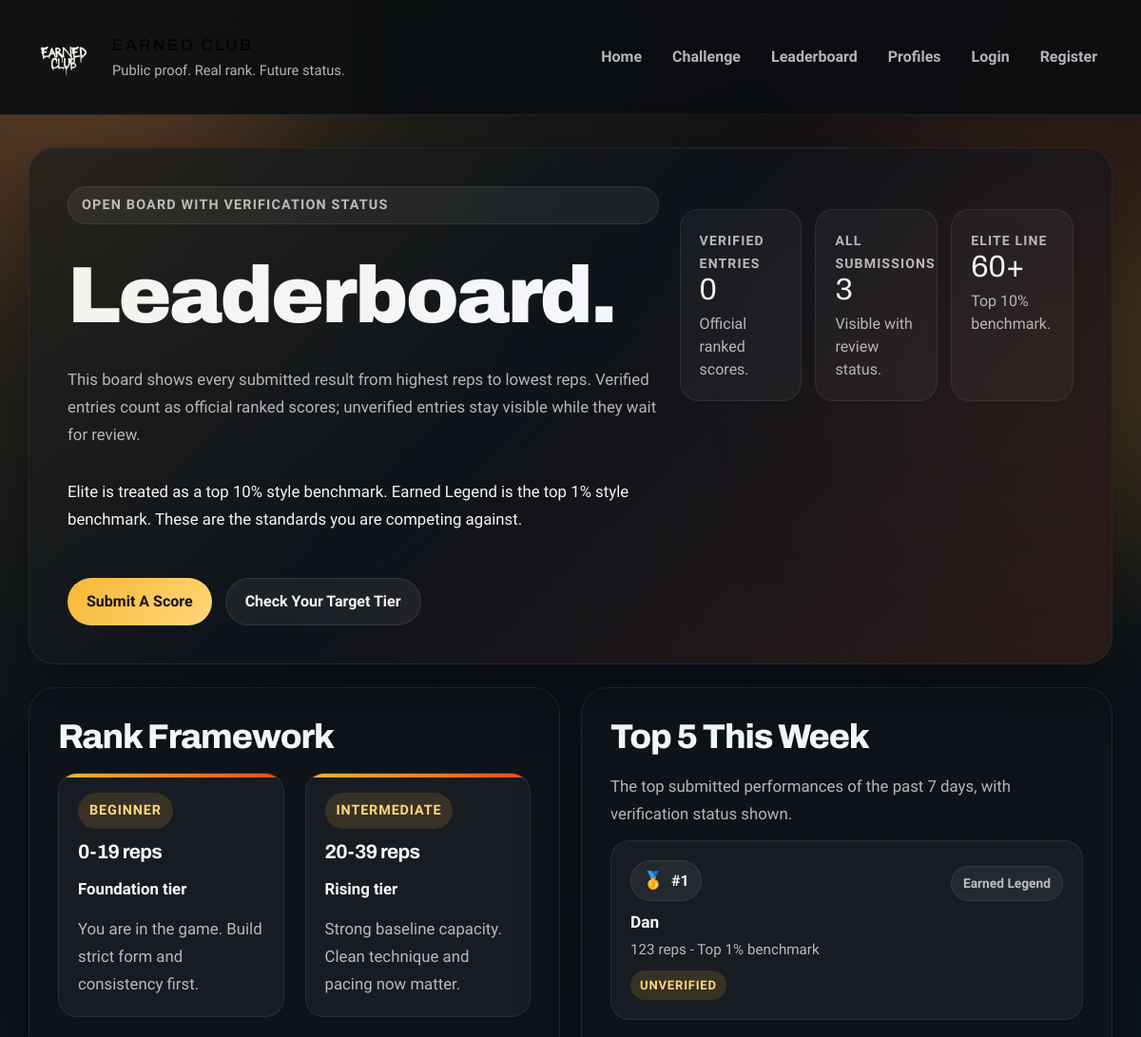
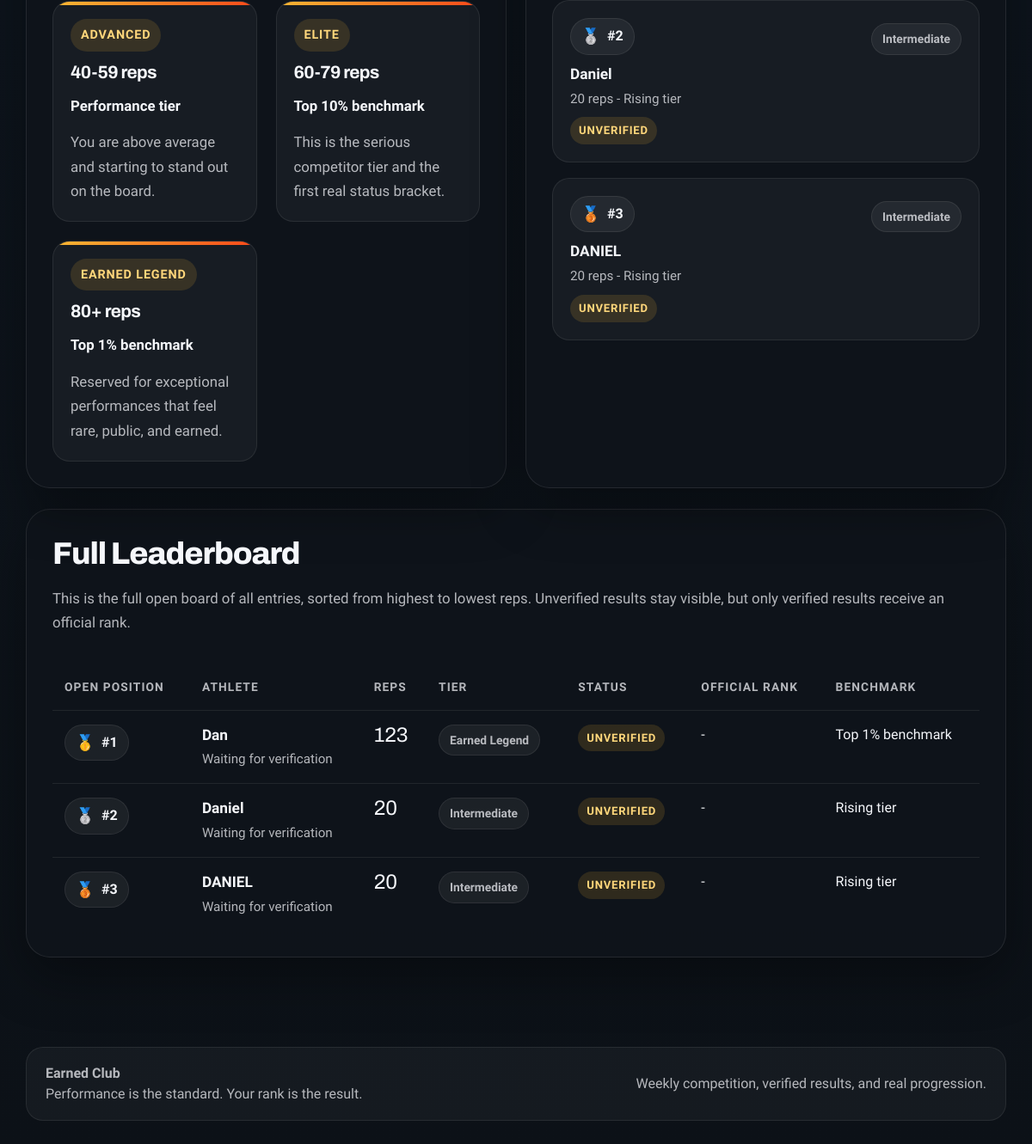
Page /leaderboard/ on the committed database (2 pictures, top to bottom).
### main/models.py (models this page shows, shortened)
class Submission(models.Model):
    STATUS_PENDING = "pending"
    STATUS_VERIFIED = "verified"
    STATUS_REJECTED = "rejected"
    STATUS_CHOICES = [
        (STATUS_PENDING, "Pending"),
        (STATUS_VERIFIED, "Verified"),
        (STATUS_REJECTED, "Rejected"),
    ]
    user = models.ForeignKey(User, null=True, blank=True, on_delete=models.SET_NULL)
    name = models.CharField(max_length=100)
    email = models.EmailField(blank=True)
    reps = models.IntegerField()
    video_link = models.URLField(blank=True)
    verified = models.BooleanField(default=False)
    status = models.CharField(max_length=16, choices=STATUS_CHOICES, default=STATUS_PENDING)
    created_at = models.DateTimeField(auto_now_add=True)
    class Meta:
        ordering = ("-reps", "created_at")
    @property
    def public_status_label(self):
        if self.status == self.STATUS_VERIFIED:
            return "Verified"
        if self.status == self.STATUS_REJECTED:
            return "Rejected"
        return "Unverified"
    @property
    def rank_tier(self):
        return get_rank_tier(self.reps)
    @property
    def rank_name(self):
        return self.rank_tier["name"]
    @property
    def benchmark_label(self):
        return self.rank_tier["benchmark"]

### main/views.py (the view)
# urls.py: path("leaderboard/", views.leaderboard, name="leaderboard"),
def leaderboard(request):
    verified_submissions = list(verified_submission_queryset())
    public_submissions = list(public_submission_queryset())
    weekly_cutoff = get_weekly_window()
    weekly_submissions = [
        submission for submission in public_submissions if submission.created_at >= weekly_cutoff
    ]
    context = {
        "leaderboard_rows": build_leaderboard_rows(public_submissions),
        "weekly_rows": build_leaderboard_rows(weekly_submissions)[:5],
        "rank_tiers": RANK_TIERS,
        "verified_count": len(verified_submissions),
        "submission_count": len(public_submissions),
    }
    return render(request, "leaderboard.html", context)

### main/models.py (called while the page is built)
def get_rank_tier(reps):
    for tier in RANK_TIERS:
        max_reps = tier["max_reps"]
        if reps >= tier["min_reps"] and (max_reps is None or reps <= max_reps):
            return tier
    return RANK_TIERS[0]

### main/views.py (called while the page is built)
def build_leaderboard_rows(submissions):
    rows = []
    for index, submission in enumerate(submissions, start=1):
        profile = None
        if submission.user_id:
            profile = getattr(submission.user, "profile", None)
        verified_position = None
        if submission.status == Submission.STATUS_VERIFIED:
            verified_position = verified_submission_queryset().filter(reps__gt=submission.reps).count() + 1
        rows.append(
            {
                "position": index,
                "medal_place": index if index <= 3 else None,
                "verified_position": verified_position,
                "submission": submission,
                "profile": profile,
            }
        )
    return rows

def verified_submission_queryset():
    return Submission.objects.filter(status=Submission.STATUS_VERIFIED)

def public_submission_queryset():
    return Submission.objects.all()

def get_weekly_window():
    return timezone.now() - timedelta(days=7)

### main/templates/leaderboard.html (shortened to what this page needs)
{% extends "base.html" %}
{% block content %}
<section class="hero-card" style="margin-bottom: 24px;">
    <div class="content-split">
        <div class="stack">
            <div class="eyebrow">Open board with verification status</div>
            <h1>Leaderboard.</h1>
            <p class="muted">
                This board shows every submitted result from highest reps to lowest reps. Verified entries count as official ranked scores; unverified entries stay visible while they wait for review.
            </p>
            <p>
                Elite is treated as a top 10% style benchmark. Earned Legend is the top 1% style benchmark.
                These are the standards you are competing against.
            </p>
            <div class="button-row">
                <a class="btn-main" href="/challenge/">Submit A Score</a>
                <a class="btn-secondary" href="/calculators/">Check Your Target Tier</a>
            </div>
        </div>
        <div class="stack">
            <div class="stat-grid">
                <div class="stat-card">
                    <span class="kicker">Verified entries</span>
                    <span class="stat-value">{{ verified_count }}</span>
                    <div class="muted">Official ranked scores.</div>
                </div>
                <div class="stat-card">
                    <span class="kicker">All submissions</span>
                    <span class="stat-value">{{ submission_count }}</span>
                    <div class="muted">Visible with review status.</div>
                </div>
                <div class="stat-card">
                    <span class="kicker">Elite line</span>
                    <span class="stat-value">60+</span>
                    <div class="muted">Top 10% benchmark.</div>
                </div>
            </div>
        </div>
    </div>
</section>
<section class="grid-2">
    <div class="card-dark">
        <h2>Rank Framework</h2>
        <div class="grid-2">
            {% for tier in rank_tiers %}
                <div class="rank-card">
                    <div class="rank-name">{{ tier.name }}</div>
                    <h3>{{ tier.min_reps }}{% if tier.max_reps %}-{{ tier.max_reps }}{% else %}+{% endif %} reps</h3>
                    <p><strong>{{ tier.benchmark }}</strong></p>
                    <p class="muted" style="margin-bottom: 0;">{{ tier.description }}</p>
                </div>
            {% endfor %}
        </div>
    </div>
    <div class="card-dark">
        <h2>Top 5 This Week</h2>
        <p class="muted">The top submitted performances of the past 7 days, with verification status shown.</p>
        {% if weekly_rows %}
            <div class="stack">
                {% for row in weekly_rows %}
                    <div class="leaderboard-card">
                        <div class="section-spread" style="margin-bottom: 10px;">
                            <div class="position-pill">
                                {% if row.medal_place == 1 %}<span class="medal">&#129351;</span>{% endif %}
                                {% if row.medal_place == 2 %}<span class="medal">&#129352;</span>{% endif %}
                                {% if row.medal_place == 3 %}<span class="medal">&#129353;</span>{% endif %}
                                <span>#{{ row.position }}</span>
                            </div>
                            <div class="tag-pill">{{ row.submission.rank_name }}</div>
                        </div>
                        <div class="submission-name">
                            {% if row.profile %}
                                <a href="{% url 'athlete_profile' row.profile.slug %}">{{ row.submission.name }}</a>
                            {% else %}
                                {{ row.submission.name }}
                            {% endif %}
                        </div>
                        <div class="submission-meta">{{ row.submission.reps }} reps - {{ row.submission.benchmark_label }}</div>
                        <span class="status-pill {{ row.submission.status }}" style="margin-top: 10px;">{{ row.submission.public_status_label }}</span>
                    </div>
                {% endfor %}
            </div>
        {% else %}
            <p>No submissions from the last 7 days yet.</p>
        {% endif %}
    </div>
</section>
<section class="card-dark">
    <div class="section-spread">
        <div>
            <h2>Full Leaderboard</h2>
            <p class="muted">
                This is the full open board of all entries, sorted from highest to lowest reps. Unverified results stay visible, but only verified results receive an official rank.
            </p>
        </div>
    </div>
    {% if leaderboard_rows %}
        <table class="leaderboard-table">
            <thead>
                <tr>
                    <th>Open position</th>
                    <th>Athlete</th>
                    <th>Reps</th>
                    <th>Tier</th>
                    <th>Status</th>
                    <th>Official rank</th>
                    <th>Benchmark</th>
                </tr>
            </thead>
            <tbody>
                {% for row in leaderboard_rows %}
                    <tr>
                        <td>
                            <span class="position-pill">
                                {% if row.medal_place == 1 %}<span class="medal">&#129351;</span>{% endif %}
                                {% if row.medal_place == 2 %}<span class="medal">&#129352;</span>{% endif %}
                                {% if row.medal_place == 3 %}<span class="medal">&#129353;</span>{% endif %}
                                #{{ row.position }}
                            </span>
                        </td>
                        <td>
                            <div class="submission-name">
                                {% if row.profile %}
                                    <a href="{% url 'athlete_profile' row.profile.slug %}">{{ row.submission.name }}</a>
                                {% else %}
                                    {{ row.submission.name }}
                                {% endif %}
                            </div>
                            <div class="submission-meta">
                                {% if row.verified_position %}
                                    Official rank #{{ row.verified_position }}
                                {% else %}
                                    Waiting for verification
                                {% endif %}
                            </div>
                        </td>
                        <td><span class="score">{{ row.submission.reps }}</span></td>
                        <td><span class="tag-pill">{{ row.submission.rank_name }}</span></td>
                        <td><span class="status-pill {{ row.submission.status }}">{{ row.submission.public_status_label }}</span></td>
                        <td>{% if row.verified_position %}#{{ row.verified_position }}{% else %}-{% endif %}</td>
                        <td>{{ row.submission.benchmark_label }}</td>
                    </tr>
                {% endfor %}
            </tbody>
        </table>
    {% else %}
        <p>No submissions yet. The first athletes will shape the culture of the board.</p>
    {% endif %}
</section>
{% endblock %}

### main/templates/base.html (shortened to what this page needs)
<!DOCTYPE html>
<html lang="en">
<head>
    {% load static %}
    <link
        href="https://cdn.jsdelivr.net/npm/bootstrap@5.3.0/dist/css/bootstrap.min.css"
        rel="stylesheet"
    >
</head>
<body>
    <div class="site-shell">
        <header class="topbar">
            <div class="topbar-inner">
                <nav class="navbar navbar-expand-lg">
                    <div class="container-fluid px-0">
                        <a class="navbar-brand" href="/">
                            <img
                                src="{% static 'Earned_Club_wthBG.png' %}"
                                class="brand-logo"
                                alt="Earned Club Logo"
                            >
                            <span class="brand-copy">
                                <span class="brand-title">Earned Club</span>
                                <span class="brand-tagline">Public proof. Real rank. Future status.</span>
                            </span>
                        </a>
                        <div class="collapse navbar-collapse justify-content-end" id="navMenu">
                            <ul class="navbar-nav align-items-lg-center">
                                <li class="nav-item">
                                    <a class="nav-link" href="{% url 'home' %}">Home</a>
                                </li>
                                <li class="nav-item">
                                    <a class="nav-link" href="{% url 'challenge' %}">Challenge</a>
                                </li>
                                <li class="nav-item">
                                    <a class="nav-link" href="{% url 'leaderboard' %}">Leaderboard</a>
                                </li>
                                <li class="nav-item">
                                    <a class="nav-link" href="{% url 'profiles' %}">Profiles</a>
                                </li>
                                {% if request.user.is_authenticated %}
                                    <li class="nav-item">
                                        <a class="nav-link" href="{% url 'dashboard' %}">Dashboard</a>
                                    </li>
                                    {% if request.user.profile %}
                                        <li class="nav-item">
                                            <a class="nav-link" href="{% url 'athlete_profile' request.user.profile.slug %}">My Profile</a>
                                        </li>
                                    {% endif %}
                                    <li class="nav-item">
                                        <a class="nav-link" href="{% url 'logout' %}">Logout</a>
                                    </li>
                                {% else %}
                                    <li class="nav-item">
                                        <a class="nav-link" href="{% url 'login' %}">Login</a>
                                    </li>
                                    <li class="nav-item">
                                        <a class="nav-link" href="{% url 'register' %}">Register</a>
                                    </li>
                                {% endif %}
                            </ul>
                        </div>
                    </div>
                </nav>
            </div>
        </header>
        <main class="main-container">
            {% block content %}{% endblock %}
        </main>
        <footer class="footer">
            <div class="footer-card">
                <div>
                    <strong>Earned Club</strong>
                    <div>Performance is the standard. Your rank is the result. </div>
                </div>
                <div>
                    Weekly competition, verified results, and real progression.
                </div>
            </div>
        </footer>
    </div>
</body>
</html>

### rows in the picture
Submission: position "1", submission.rank_name "Earned Legend", submission.name "Dan", submission.reps "123", submission.benchmark_label "Top 1% benchmark", submission.public_status_label "UNVERIFIED"
Submission: position "2", submission.rank_name "Intermediate", submission.name "Daniel", submission.reps "20", submission.benchmark_label "Rising tier", submission.public_status_label "UNVERIFIED"
Submission: position "3", submission.rank_name "Intermediate", submission.name "DANIEL", submission.reps "20", submission.benchmark_label "Rising tier", submission.public_status_label "UNVERIFIED"

### other values in the picture
{{ verified_count }} "0"
{{ submission_count }} "3"
{{ tier.name }} "BEGINNER" "INTERMEDIATE" "ADVANCED" "ELITE" "EARNED LEGEND"
{{ tier.min_reps }} "0" "20" "40" "60" "80"
{{ tier.max_reps }} "19" "39" "59" "79"
{{ tier.benchmark }} "Foundation tier" "Rising tier" "Performance tier" "Top 10% benchmark" "Top 1% benchmark"
{{ tier.description }} "You are in the game. Build strict form and consistency first." "Strong baseline capacity. Clean technique and pacing now matter." "You are above average and starting to stand out on the board." "This is the serious competitor tier and the first real status bracket." "Reserved for exceptional performances that feel rare, public, and earned."
